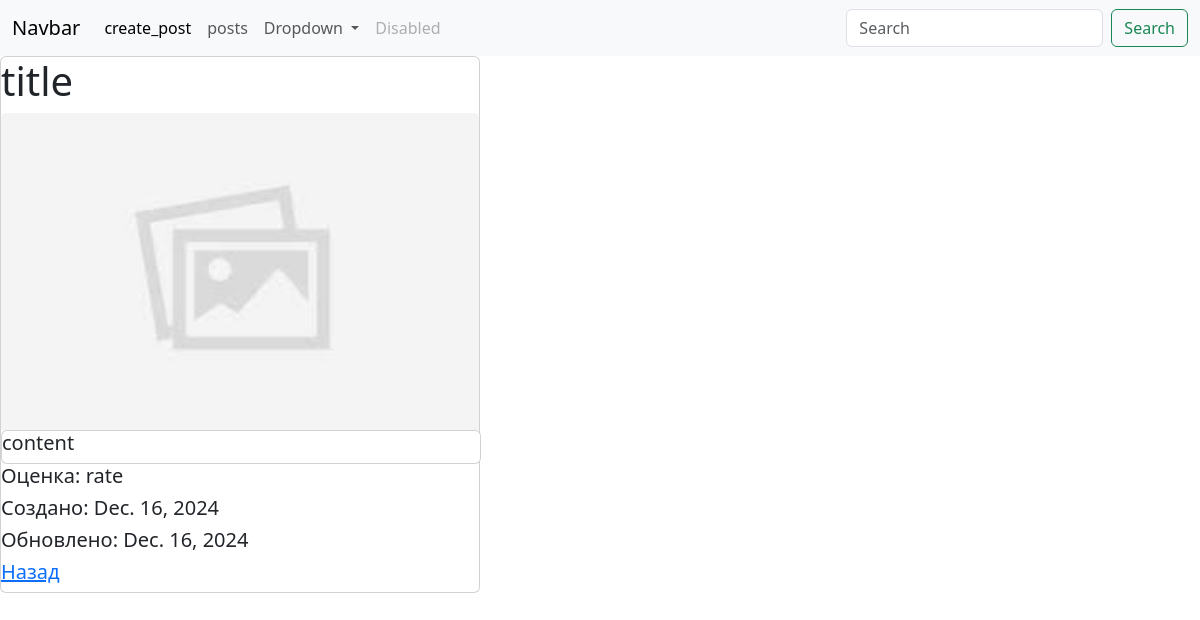
/post_detail/4/, run on an earlier commit of the app's database.
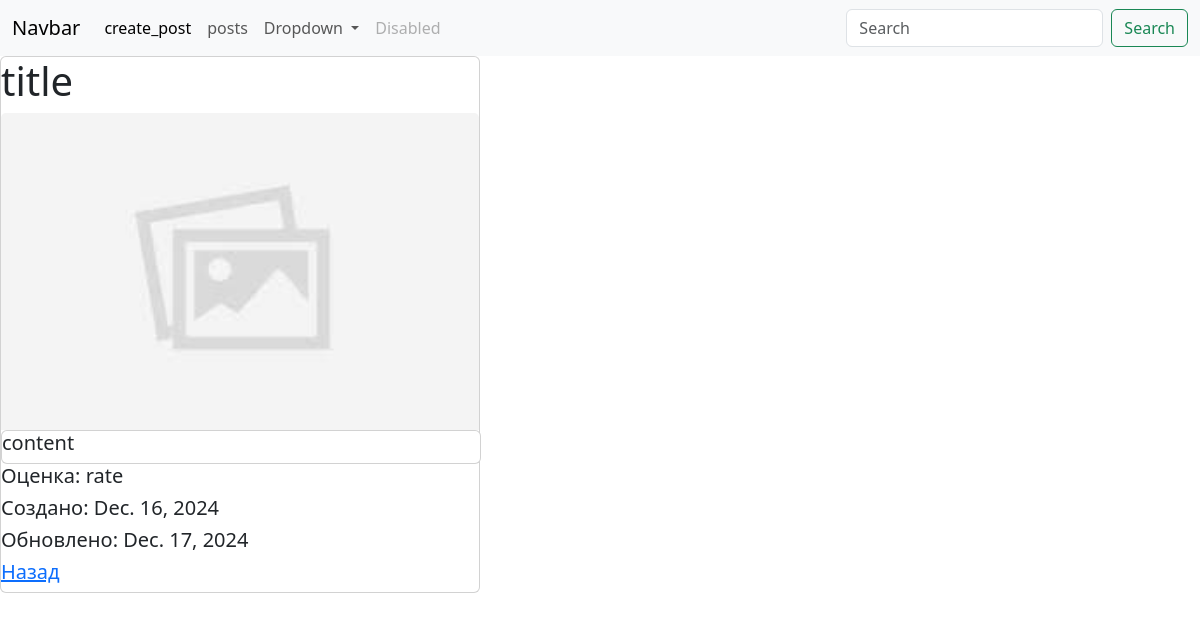
And on a later commit of the database.
### posts/models.py (models this page shows, shortened)
class Post(models.Model):
    category = models.ForeignKey(Category, models.CASCADE, null=True, blank=True)
    tag = models.ManyToManyField(Tag, blank=True, null=True)
    title = models.CharField(max_length=100)
    content = models.CharField(max_length=100)
    rate = models.CharField(max_length=100, null=True,blank=True)
    create_at = models.DateField(auto_now_add=True)
    update_at = models.DateField(auto_now=True)
    image = models.ImageField(null=True, blank=True)

### posts/views.py (the view)
# urls.py: path('post_detail/<int:id>/', detail_view),
def detail_view(request, id):
    post = Post.objects.get(id=id)
    return render(request, "posts/post_detail.html", context={"post" : post})

### posts/templates/posts/post_detail.html (shortened to what this page needs)
{% extends 'main.html' %}
{% block content %}
<div>
    <!DOCTYPE html>
<html lang="ru">
<head>
</head>
<body>
    <div class="card" style="width: 30rem;">
    <h1>{{ post.title }}</h1>
    {% if post.image %}
    <img src='{{post.image.url}}' class="card-img-top" alt="...">
    {% else %}
    <img src="/static/place_holder.jpg" class="card-img-top" alt="...">
    {% endif %}
        <div class="card" style="width: 30rem;">
            <h5>{{ post.content }}</h5>
        </div>
    <h5>Оценка: {{ post.rate }}</h5>
    <h5>Создано: {{ post.create_at }}</h5>
    <h5>Обновлено: {{ post.update_at }}</h5>
    <h5>
    <a href="/list_view/">Назад</a>
    </h5>
    </div>
</body>
</html>
</div>
{% endblock %}

What changed in the data, as far as the page shows it:
changed Post "title": update_at "Dec. 16, 2024" → "Dec. 17, 2024"
